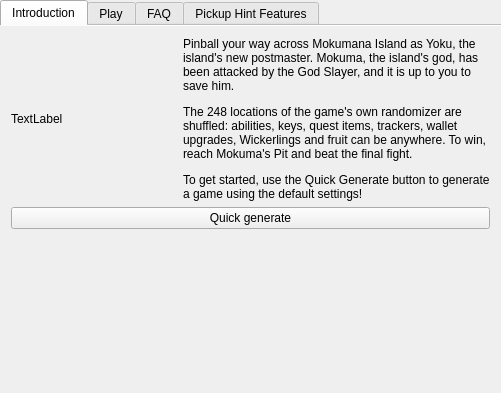
<?xml version="1.0" encoding="UTF-8"?>
<ui version="4.0">
 <class>YokuGameTabWidget</class>
 <widget class="QTabWidget" name="YokuGameTabWidget">
  <property name="geometry">
   <rect>
    <x>0</x>
    <y>0</y>
    <width>501</width>
    <height>393</height>
   </rect>
  </property>
  <property name="currentIndex">
   <number>0</number>
  </property>
  <property name="documentMode">
   <bool>true</bool>
  </property>
  <widget class="QWidget" name="tab_intro">
   <attribute name="title">
    <string>Introduction</string>
   </attribute>
   <layout class="QVBoxLayout" name="intro_layout">
    <item>
     <layout class="QHBoxLayout" name="intro_cover_layout">
      <item>
       <widget class="QLabel" name="game_cover_label">
        <property name="text">
         <string>TextLabel</string>
        </property>
       </widget>
      </item>
      <item>
       <widget class="QLabel" name="intro_label">
        <property name="text">
         <string>&lt;html&gt;&lt;head/&gt;&lt;body&gt;&lt;p&gt;Pinball your way across Mokumana Island as Yoku, the island's new postmaster. Mokuma, the island's god, has been attacked by the God Slayer, and it is up to you to save him.&lt;/p&gt;&lt;p&gt;The 248 locations of the game's own randomizer are shuffled: abilities, keys, quest items, trackers, wallet upgrades, Wickerlings and fruit can be anywhere. To win, reach Mokuma's Pit and beat the final fight.&lt;/p&gt;&lt;p&gt;To get started, use the Quick Generate button to generate a game using the default settings!&lt;/p&gt;&lt;/body&gt;&lt;/html&gt;</string>
        </property>
        <property name="wordWrap">
         <bool>true</bool>
        </property>
       </widget>
      </item>
     </layout>
    </item>
    <item>
     <widget class="QPushButton" name="quick_generate_button">
      <property name="text">
       <string>Quick generate</string>
      </property>
     </widget>
    </item>
    <item>
     <spacer name="intro_spacer">
      <property name="orientation">
       <enum>Qt::Orientation::Vertical</enum>
      </property>
      <property name="sizeHint" stdset="0">
       <size>
        <width>20</width>
        <height>40</height>
       </size>
      </property>
     </spacer>
    </item>
   </layout>
  </widget>
  <widget class="GenerateGameWidget" name="tab_generate_game">
   <attribute name="title">
    <string>Play</string>
   </attribute>
  </widget>
  <widget class="QWidget" name="faq_tab">
   <attribute name="title">
    <string>FAQ</string>
   </attribute>
   <layout class="QGridLayout" name="faq_layout">
    <property name="leftMargin">
     <number>0</number>
    </property>
    <property name="topMargin">
     <number>0</number>
    </property>
    <property name="rightMargin">
     <number>0</number>
    </property>
    <property name="bottomMargin">
     <number>0</number>
    </property>
    <item row="0" column="0">
     <widget class="QScrollArea" name="faq_scroll_area">
      <property name="widgetResizable">
       <bool>true</bool>
      </property>
      <widget class="QWidget" name="faq_scroll_area_contents">
       <property name="geometry">
        <rect>
         <x>0</x>
         <y>0</y>
         <width>96</width>
         <height>50</height>
        </rect>
       </property>
       <layout class="QGridLayout" name="faq_scroll_layout">
        <item row="0" column="0">
         <widget class="QLabel" name="faq_label">
          <property name="text">
           <string># updated from code</string>
          </property>
          <property name="alignment">
           <set>Qt::AlignmentFlag::AlignLeading|Qt::AlignmentFlag::AlignLeft|Qt::AlignmentFlag::AlignTop</set>
          </property>
          <property name="wordWrap">
           <bool>true</bool>
          </property>
         </widget>
        </item>
       </layout>
      </widget>
     </widget>
    </item>
   </layout>
  </widget>
  <widget class="PickupHintFeatureTab" name="pickup_hint_features_tab">
   <attribute name="title">
    <string>Pickup Hint Features</string>
   </attribute>
  </widget>
 </widget>
 <layoutdefault spacing="6" margin="11"/>
 <customwidgets>
  <customwidget>
   <class>GenerateGameWidget</class>
   <extends>QWidget</extends>
   <header location="global">randovania/gui/widgets/generate_game_widget.h</header>
   <container>1</container>
  </customwidget>
  <customwidget>
   <class>PickupHintFeatureTab</class>
   <extends>QWidget</extends>
   <header location="global">randovania.gui.widgets.hint_feature_tab</header>
   <container>1</container>
  </customwidget>
 </customwidgets>
 <resources/>
 <connections/>
</ui>
